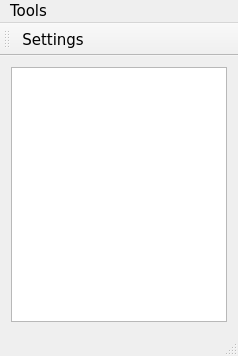
<?xml version="1.0" encoding="UTF-8"?>
<ui version="4.0">
 <class>MainWindow</class>
 <widget class="QMainWindow" name="MainWindow">
  <property name="geometry">
   <rect>
    <x>0</x>
    <y>0</y>
    <width>238</width>
    <height>356</height>
   </rect>
  </property>
  <property name="font">
   <font>
    <family>Verdana</family>
    <pointsize>11</pointsize>
   </font>
  </property>
  <property name="windowTitle">
   <string>Receiver</string>
  </property>
  <widget class="QWidget" name="centralWidget">
   <layout class="QVBoxLayout" name="verticalLayout">
    <item>
     <widget class="QTextEdit" name="textEdit"/>
    </item>
   </layout>
  </widget>
  <widget class="QMenuBar" name="menuBar">
   <property name="geometry">
    <rect>
     <x>0</x>
     <y>0</y>
     <width>238</width>
     <height>21</height>
    </rect>
   </property>
   <widget class="QMenu" name="menuTools">
    <property name="title">
     <string>Tools</string>
    </property>
    <addaction name="actionSettings"/>
    <addaction name="separator"/>
    <addaction name="actionExit"/>
   </widget>
   <addaction name="menuTools"/>
  </widget>
  <widget class="QToolBar" name="mainToolBar">
   <attribute name="toolBarArea">
    <enum>TopToolBarArea</enum>
   </attribute>
   <attribute name="toolBarBreak">
    <bool>false</bool>
   </attribute>
   <addaction name="actionSettings"/>
  </widget>
  <widget class="QStatusBar" name="statusBar"/>
  <action name="actionSettings">
   <property name="text">
    <string>Settings</string>
   </property>
  </action>
  <action name="actionExit">
   <property name="text">
    <string>Exit</string>
   </property>
  </action>
 </widget>
 <layoutdefault spacing="6" margin="11"/>
 <resources/>
 <connections/>
</ui>
